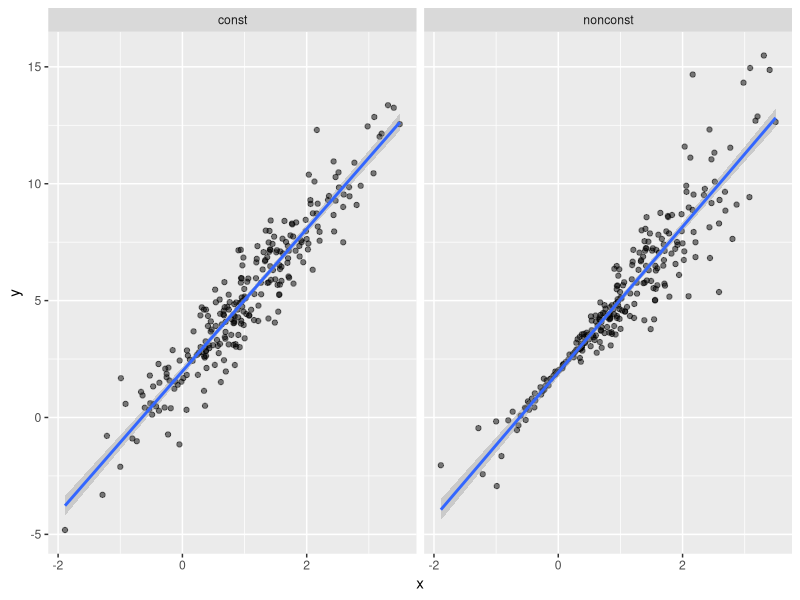
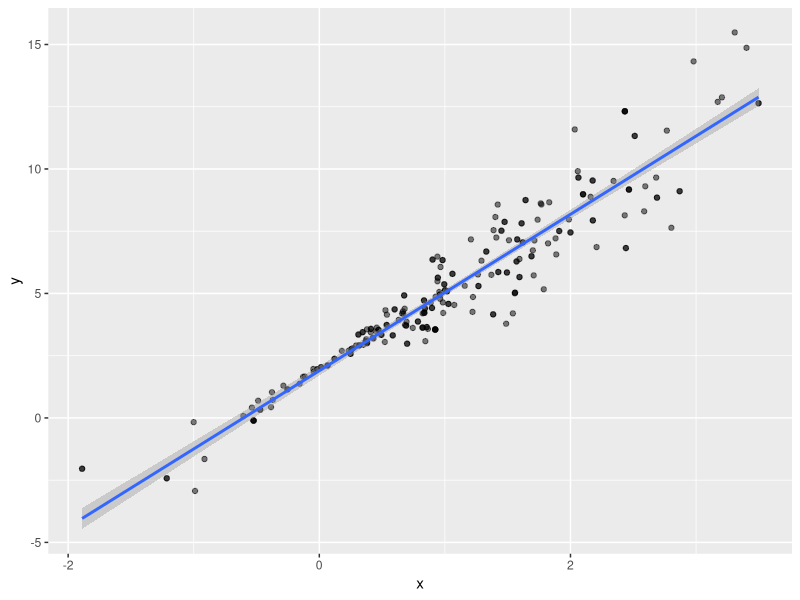

These charts were generated, in order, by the following R code: (Note: this script raises an error after producing the figures.)
## ---- chunk 1
knitr::opts_chunk$set(echo = TRUE)
library(tidyverse)
## ---- chunk 2
set.seed(1)
n_samp = 250

sim_df_const = 
  tibble(
    x = rnorm(n_samp, 1, 1),
    error = rnorm(n_samp, 0, 1),
    y = 2 + 3 * x + error
  )

sim_df_nonconst = sim_df_const %>% 
  mutate(
  error = error * .75 * x,
  y = 2 + 3 * x + error
)


## ---- chunk 3
sim_df = 
  bind_rows(const = sim_df_const, nonconst = sim_df_nonconst, .id = "data_source") 

sim_df %>% 
  ggplot(aes(x = x, y = y)) + 
  geom_point(alpha = .5) +
  stat_smooth(method = "lm") +
  facet_grid(~data_source) 
## ---- chunk 4
lm(y ~ x, data = sim_df_const) %>% 
  broom::tidy() %>% 
  knitr::kable(digits = 3)

lm(y ~ x, data = sim_df_nonconst) %>% 
  broom::tidy() %>% 
  knitr::kable(digits = 3)
## ---- chunk 5
sim_df_nonconst %>%
  sample_frac(size = 1, replace = TRUE) %>% 
  arrange(x)

boot_sample = function(df) {
  sample_frac(df, replace = TRUE)
}
## ---- chunk 6
boot_sample(sim_df_nonconst) %>% 
  ggplot(aes(x = x, y = y)) + 
  geom_point(alpha = .5) +
  stat_smooth(method = "lm")
## ---- chunk 7
boot_sample = 
  tibble(strap_num = 1:1000,
         strap_sample = rerun(1000, boot_sample(df = sim_df_nonconst)))
## ---- chunk 8
boot_straps = 
  data_frame(
    strap_number = 1:1000,
    strap_sample = rerun(1000, boot_sample(sim_df_nonconst))
  )

boot_straps %>% 
  mutate(
    models = map(strap_sample, ~lm(y ~ x,data = .x)),
    
  )
## ---- chunk 9
boot_straps = 
  sim_df_nonconst %>% 
  modelr::bootstrap(n = 1000)

boot_straps$strap[[1]]

as_data_frame(boot_straps$strap[[1]])
## ---- chunk 10
sim_df_nonconst %>% 
  modelr::bootstrap(n = 1000) %>% 
  mutate(
    models = map(strap, ~lm(y ~ x, data = .x) ),
    results = map(models, broom::tidy)) %>% 
  select(-strap, -models) %>% 
  unnest(results) %>% 
  group_by(term) %>% 
  summarize(boot_se = sd(estimate))
## ---- chunk 11
sim_df_const %>% 
  modelr::bootstrap(n = 1000) %>% 
  mutate(models = map(strap, ~lm(y ~ x, data = .x) ),
         results = map(models, broom::tidy)) %>% 
  select(-strap, -models) %>% 
  unnest(results) %>% 
  group_by(term) %>% 
  summarize(boot_se = sd(estimate))
## ---- chunk 12
data("nyc_airbnb")

nyc_airbnb = 
  nyc_airbnb %>% 
  mutate(stars = review_scores_location / 2) %>% 
  rename(
    boro = neighbourhood_group,
    neighborhood = neighbourhood) %>% 
  filter(boro != "Staten Island") %>% 
  select(price, stars, boro, neighborhood, room_type)
#I’ll make a quick plot showing these data, with particular emphasis on the features I’m interested in analyzing: price as an outcome with stars and room_type as covariates.

nyc_airbnb %>% 
  ggplot(aes(x = stars, y = price, color = room_type)) + 
  geom_point() 
## ---- chunk 13
airbnb_results = 
nyc_airbnb %>% 
   filter(boro == "Manhattan") %>% 
  modelr::bootstrap(n = 1000) %>% 
  mutate(
    models = map(strap, ~ lm(price ~ stars , data = .x)),
    results = map(models, broom::tidy)) %>% 
  select(results) %>% 
  unnest(results) 
## ---- chunk 14
airbnb_results %>% 
   filter(term == "stars") %>% 
  ggplot(aes(x = estimate)) + 
  geom_density()
